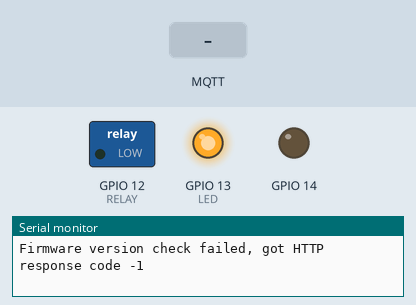
A sketch run on a simulated ESP8266 (NodeMCU). Shown: switched loads named in the sketch (green lamp = pin HIGH), output pins drawn as LEDs (lit = HIGH), the last lines printed to the serial monitor. Inputs (shaded band) come from the test bench. WiFi joins after 1.5 s; servers stay silent unless stated; random numbers use the default seed unless the sketch sets one; no MQTT or app messages arrive unless stated.

Above: at 2.7 s.
2.8 s: MQTT message "1" arrives on the first subscribed topic
At 3.41 s:
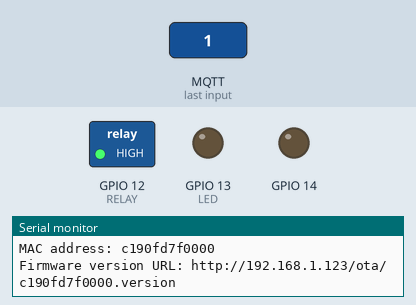
8.8 s: MQTT message "5" arrives on the first subscribed topic
At 9.54 s:
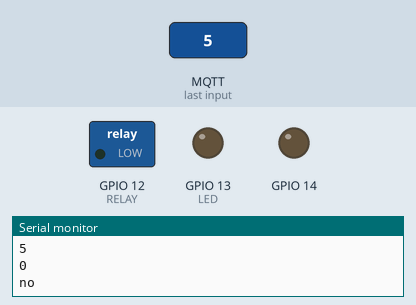
Timing chart, 0 to 17.8 s (numbered marks = the images above; inputs shaded):
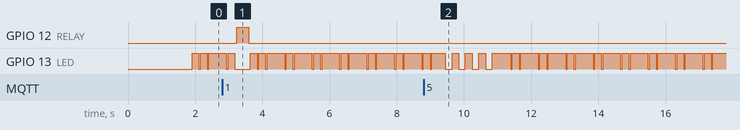

The sketch:

main.ino
```cpp
#include <ESP8266WiFi.h>
#include <PubSubClient.h>
#include <ESP8266HTTPClient.h>
#include <ESP8266httpUpdate.h>

// Connect to the WiFi
const char* ssid = "twistedfields";
const char* password = "alwaysbekind";

const char* mqttServer = "192.168.1.123";
const int mqttPort = 1883;

WiFiClient espClient;
PubSubClient client(espClient);

// OTA
const int FW_VERSION = 2;
const char* fwUrlBase = "http://192.168.1.123/ota/";

const int RELAY = 12;
const int LED = 13;
const char* NAME = "valve1";

void setupPins() {
  for(int i = 12; i < 15; i++)
      {
          Serial.println("setting up: ");
          Serial.println(i);
          pinMode(i, OUTPUT);
      }
}


void setup() {

  setupPins();

  Serial.begin(9600);

  WiFi.begin(ssid, password);

  while (WiFi.status() != WL_CONNECTED) {
    delay(500);
    Serial.println("Connecting to WiFi..");
  }
  Serial.println("Connected to the WiFi network");

  client.setServer(mqttServer, mqttPort);
  client.setCallback(callback);

  while (!client.connected()) {
    Serial.println("Connecting to MQTT...");

    if (client.connect(NAME)) {

      Serial.println("connected");

    } else {

      Serial.print("failed with state ");
      Serial.print(client.state());
      delay(2000);

    }
  }

  client.subscribe(NAME);

}

void checkForUpdates() {
  String mac = getMAC();
  String fwURL = String( fwUrlBase );
  fwURL.concat( mac );
  String fwVersionURL = fwURL;
  fwVersionURL.concat( ".version" );

  Serial.println( "Checking for firmware updates." );
  Serial.print( "MAC address: " );
  Serial.println( mac );
  Serial.print( "Firmware version URL: " );
  Serial.println( fwVersionURL );

  HTTPClient httpClient;
  httpClient.begin( fwVersionURL );
  int httpCode = httpClient.GET();
  if( httpCode == 200 ) {
    String newFWVersion = httpClient.getString();

    Serial.print( "Current firmware version: " );
    Serial.println( FW_VERSION );
    Serial.print( "Available firmware version: " );
    Serial.println( newFWVersion );

    int newVersion = newFWVersion.toInt();

    if( newVersion > FW_VERSION ) {
      Serial.println( "Preparing to update" );

      String fwImageURL = fwURL;
      fwImageURL.concat( ".bin" );
      t_httpUpdate_return ret = ESPhttpUpdate.update( fwImageURL );

      switch(ret) {
        case HTTP_UPDATE_FAILED:
          Serial.printf("HTTP_UPDATE_FAILD Error (%d): %s", ESPhttpUpdate.getLastError(), ESPhttpUpdate.getLastErrorString().c_str());
          break;

        case HTTP_UPDATE_NO_UPDATES:
          Serial.println("HTTP_UPDATE_NO_UPDATES");
          break;
      }
    }
    else {
      Serial.println( "Already on latest version" );
    }
  }
  else {
    Serial.print( "Firmware version check failed, got HTTP response code " );
    Serial.println( httpCode );
  }
  httpClient.end();
}

String getMAC()
{
  uint8_t mac[6];
  char result[14];

 snprintf( result, sizeof( result ), "%02x%02x%02x%02x%02x%02x", mac[ 0 ], mac[ 1 ], mac[ 2 ], mac[ 3 ], mac[ 4 ], mac[ 5 ] );

  return String( result );
}

int callback(char* topic, byte* payload, unsigned int length) {

  Serial.print("Message arrived in topic: ");
  Serial.println(topic);

  Serial.print("Message:");
  for (int i = 0; i < length; i++) {
    Serial.print((char)payload[i]);
  }
  Serial.println("payload 0");
  Serial.println((char)payload[0]);
  Serial.println((char)payload[0] == '1');
  if ((char)payload[0] == '1') {
    Serial.println("yeah");
    digitalWrite(RELAY, HIGH);
    digitalWrite(LED, LOW);
  } else {
    Serial.println("no");
    digitalWrite(RELAY, LOW);
    delay(200);
    digitalWrite(LED, HIGH);
    delay(200);
    digitalWrite(LED, LOW);
    delay(200);
    digitalWrite(LED, HIGH);
    delay(200);
    digitalWrite(LED, LOW);
    delay(200);
    digitalWrite(LED, HIGH);
    delay(200);
    digitalWrite(LED, LOW);
    delay(200);
    digitalWrite(LED, HIGH);
    delay(200);
    digitalWrite(LED, LOW);
    delay(200);
    digitalWrite(LED, HIGH);
  }


  Serial.println();
  Serial.println("-----------------------");

}

void reconnect() {
  while (!client.connected()) {
   Serial.print("Attempting MQTT connection...");
   // Create a random client ID
   String clientId = "ESP8266Client-";
   clientId += String(random(0xffff), HEX);
   // Attempt to connect
   if (client.connect(clientId.c_str())) {
     Serial.println("connected");
     // Once connected, publish an announcement...
     //client.publish("server", "reconnected");
     // ... and resubscribe
     client.subscribe(NAME);
   } else {
     Serial.print("failed, rc=");
     Serial.print(client.state());
     Serial.println(" try again in 5 seconds");
     // Wait 5 seconds before retrying
     delay(5000);
   }
  }
}

void loop() {
  if (!client.connected()) {
    reconnect();
  }
  client.loop();
  checkForUpdates();
  digitalWrite(RELAY, LOW);
  delay(50);
  digitalWrite(LED, HIGH);
  delay(200);
  digitalWrite(LED, LOW);
  delay(50);
  digitalWrite(LED, HIGH);
  delay(200);
  digitalWrite(LED, LOW);
  delay(50);
  digitalWrite(LED, HIGH);
}
```

Measured:
- after the input at 2.8 s, GPIO 12 (RELAY): LOW → HIGH after 0.43 s, → LOW 0.36 s later
